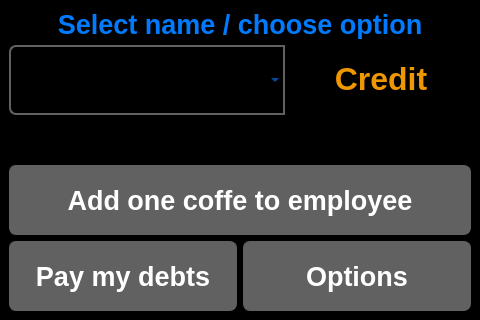
<?xml version="1.0" encoding="UTF-8"?>
<ui version="4.0">
 <class>MainWindow</class>
 <widget class="QMainWindow" name="MainWindow">
  <property name="geometry">
   <rect>
    <x>0</x>
    <y>0</y>
    <width>480</width>
    <height>320</height>
   </rect>
  </property>
  <property name="sizePolicy">
   <sizepolicy hsizetype="Fixed" vsizetype="Fixed">
    <horstretch>0</horstretch>
    <verstretch>0</verstretch>
   </sizepolicy>
  </property>
  <property name="minimumSize">
   <size>
    <width>0</width>
    <height>0</height>
   </size>
  </property>
  <property name="maximumSize">
   <size>
    <width>480</width>
    <height>320</height>
   </size>
  </property>
  <property name="windowTitle">
   <string>Cofeetracker</string>
  </property>
  <property name="styleSheet">
   <string notr="true">QWidget
{
	color: rgb(0, 123, 255);	
	background-color: rgb(0, 0, 0);

}

QWidget:item:selected
{
	color: rgb(239, 151, 0);
    border: 1px solid rgb(239, 151, 0);
	/*color: rgb(255, 255, 255);	
	background-color: rgb(0, 123, 255);	*/
}

QTabWidget::pane {
    border: 1px solid  rgb(97, 97, 97);
    top: 1px;
}

QTabBar::tab {
	background-color: rgb(97, 97, 97);
	color: rgb(255, 255, 255);
    border-width: 1px;
	border-color: rgb(255, 255, 255);
	border-style: solid;
    border-top-left-radius: 10px;
    border-top-right-radius: 10px;
	padding: 5px;
	padding-left: 63px;
	padding-right:63px;
}

QTabBar::tab:selected {
	color: rgb(255, 255, 255);	
	background-color: rgb(0, 123, 255);
}

.QMessageBox {font-size: 16pt}

.QSlider {
    min-height: 30px;
    max-height: 50px;
}

.QSlider::groove:horizontal {
    border: 1px solid;
    height: 5px;
    background: #393939;
    margin: 0 12px;
}

.QSlider::handle:horizontal {
    background: rgb(0, 123, 255);
    width: 30px;
    height: 30px;
    margin: -24px -12px;
}

QPushButton {
	background-color: rgb(97, 97, 97);
	color: rgb(255, 255, 255);
    border-width: 1px;
	border-color: rgb(97, 97, 97);
	border-style: solid;
	border-radius: 7;
	padding: 3px;
	padding-left: 5px;
	padding-right: 5px;
}

QPushButton:checked
{
	color: rgb(255, 255, 255);	
	background-color: rgb(0, 123, 255);
	border-color: rgb(0, 123, 255);
}

QPushButton:pressed
{
	color: rgb(255, 255, 255);	
	background-color: rgb(0, 123, 255);
	border-color: rgb(0, 123, 255);
}

QProgressBar
{
	background-color: rgb(166, 166, 166);
	color: rgb(0, 0, 0);
    border: 2px rgb(166, 166, 166);
    border-radius: 5px;
}

QProgressBar::chunk {
	border: 2px rgb(166, 166, 166);
    border-top-left-radius: 5px;
    border-bottom-left-radius: 5px;
    border-top-right-radius: 5px;
    border-bottom-right-radius: 5px;
	background-color: rgb(0, 123, 255);
   /* width: 40px;
    margin: 0.5px;*/
}

QComboBox {
	color: rgb(0, 123, 255);	
    border: 2px solid  rgb(97, 97, 97);
    border-top-left-radius: 7px;
    border-bottom-left-radius: 7px;
    padding: 1px 18px 1px 5px;
    min-width: 6em;
}

QComboBox:on { /* shift the text when the popup opens */
    border: 2px solid  rgb(97, 97, 97);
    border-top-left-radius: 7px;
    border-bottom-left-radius: 0px;
	color: rgb(239, 151, 0);
}

#L_money {
	color: rgb(239, 151, 0);
}</string>
  </property>
  <widget class="QWidget" name="centralwidget">
   <layout class="QVBoxLayout" name="verticalLayout">
    <item>
     <widget class="QLabel" name="label">
      <property name="maximumSize">
       <size>
        <width>16777215</width>
        <height>30</height>
       </size>
      </property>
      <property name="font">
       <font>
        <pointsize>20</pointsize>
        <weight>75</weight>
        <bold>true</bold>
       </font>
      </property>
      <property name="text">
       <string>Select name / choose option</string>
      </property>
      <property name="alignment">
       <set>Qt::AlignCenter</set>
      </property>
     </widget>
    </item>
    <item>
     <layout class="QHBoxLayout" name="horizontalLayout">
      <item>
       <widget class="QComboBox" name="CB_employee">
        <property name="minimumSize">
         <size>
          <width>105</width>
          <height>70</height>
         </size>
        </property>
        <property name="font">
         <font>
          <pointsize>18</pointsize>
         </font>
        </property>
        <property name="maxVisibleItems">
         <number>6</number>
        </property>
       </widget>
      </item>
      <item>
       <widget class="QLabel" name="L_money">
        <property name="maximumSize">
         <size>
          <width>180</width>
          <height>16777215</height>
         </size>
        </property>
        <property name="font">
         <font>
          <pointsize>24</pointsize>
          <weight>75</weight>
          <bold>true</bold>
         </font>
        </property>
        <property name="text">
         <string>&lt;html&gt;&lt;head/&gt;&lt;body&gt;&lt;p&gt;&lt;span style=&quot; color:#ef9700;&quot;&gt;Credit&lt;/span&gt;&lt;/p&gt;&lt;/body&gt;&lt;/html&gt;</string>
        </property>
        <property name="alignment">
         <set>Qt::AlignCenter</set>
        </property>
       </widget>
      </item>
     </layout>
    </item>
    <item>
     <spacer name="verticalSpacer">
      <property name="orientation">
       <enum>Qt::Vertical</enum>
      </property>
      <property name="sizeHint" stdset="0">
       <size>
        <width>20</width>
        <height>40</height>
       </size>
      </property>
     </spacer>
    </item>
    <item>
     <widget class="QPushButton" name="PB_add_quant">
      <property name="minimumSize">
       <size>
        <width>0</width>
        <height>70</height>
       </size>
      </property>
      <property name="font">
       <font>
        <pointsize>20</pointsize>
        <weight>75</weight>
        <bold>true</bold>
       </font>
      </property>
      <property name="text">
       <string>Add one coffe to employee</string>
      </property>
     </widget>
    </item>
    <item>
     <layout class="QHBoxLayout" name="horizontalLayout_2">
      <item>
       <widget class="QPushButton" name="PB_pay">
        <property name="minimumSize">
         <size>
          <width>0</width>
          <height>70</height>
         </size>
        </property>
        <property name="font">
         <font>
          <pointsize>20</pointsize>
          <weight>75</weight>
          <bold>true</bold>
         </font>
        </property>
        <property name="text">
         <string>Pay my debts</string>
        </property>
       </widget>
      </item>
      <item>
       <widget class="QPushButton" name="PB_options">
        <property name="minimumSize">
         <size>
          <width>0</width>
          <height>70</height>
         </size>
        </property>
        <property name="font">
         <font>
          <pointsize>20</pointsize>
          <weight>75</weight>
          <bold>true</bold>
         </font>
        </property>
        <property name="text">
         <string>Options</string>
        </property>
       </widget>
      </item>
     </layout>
    </item>
   </layout>
  </widget>
 </widget>
 <resources/>
 <connections/>
</ui>
